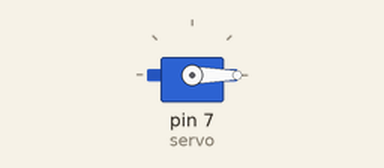
The sketch below on a simulated Arduino Uno, built with avr-gcc and run on an emulated ATmega328P. Parts: servo.

Above: at 0.05 s.
Timing chart, 0 to 3.0 s (numbered marks = the images above):
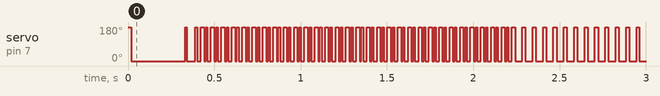

The sketch:

pot_servo.ino.ino
```cpp
#include <Servo.h>
#include <Ultrasonic.h>
Servo servo;

void setup() {
  servo.attach(7);
}

void loop() {
  servo.write(0);
  servo.write(179);
}
```

Measured:
- by itself, servo on pin 7 (servo): moves between 0° and 179°, repeating every 0.06 s
